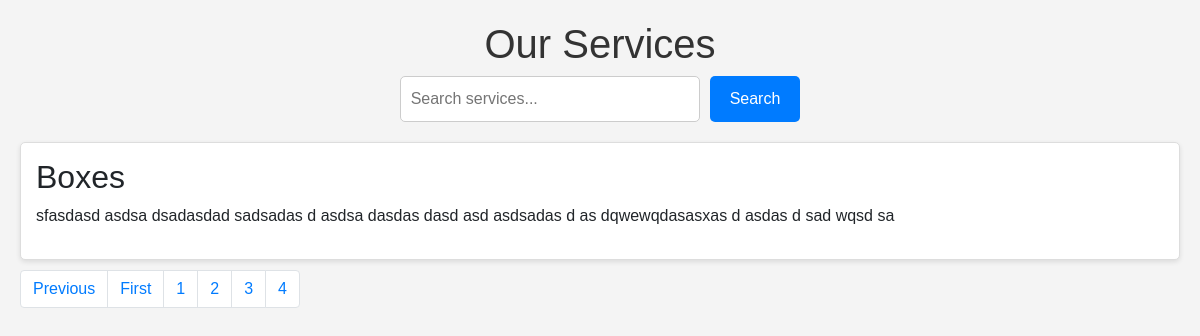
The app's page /new/?page=4 with its own data.
### service/models.py (models this page shows)
class Service(models.Model):
    service_icon = models.CharField(max_length=50)
    service_title = models.CharField(max_length=50)
    service_description = models.TextField()

### wscubetech/views.py (the view)
# urls.py: path('new/', views.new, name="new"),
def new(request):
    st = request.GET.get('servicename')
    if st:
        serviceData = Service.objects.filter(service_title__icontains=st)
    else:
        serviceData = Service.objects.all()
    print(f"Service data: {serviceData}")  # Debugging print
    paginator = Paginator(serviceData, 2)  # Show 2 services per page
    page_number = request.GET.get('page')  # Get the current page number from the URL
    serviceDatafinal = paginator.get_page(page_number)  # Get the services for the current page
    totalpage = serviceDatafinal.paginator.num_pages  # Total number of pages
    totalpagelist = [n+1 for n in range(totalpage)]  # List of page numbers
    data = {
        'serviceData': serviceDatafinal,
        'lastpage': totalpage,
        'totalpagelist': totalpagelist,
    }
    print(f"Final paginated data: {serviceDatafinal}")  # Debugging print
    return render(request, 'new.html', data)

### templates/new.html (shortened to what this page needs)
<!DOCTYPE html>
<html lang="en">
<head>
    <link rel="stylesheet" href="https://cdn.jsdelivr.net/npm/bootstrap@4.0.0/dist/css/bootstrap.min.css">
</head>
<body>
    <h1>Our Services</h1>
    <form method="GET" action="">
        <input type="text" name="servicename" placeholder="Search services..." value="{{ servicename }}">
        <button type="submit">Search</button>
    </form>
    {% if serviceData %}
        {% for service in serviceData %}
            <div class="service">
                <h2>{{ service.service_title | safe }}</h2>
                <p>{{ service.service_description | safe }}</p>
            </div>
        {% endfor %}
    {% else %}
        <p class="no-services">No services found.</p>
    {% endif %}
<nav aria-label="...">
    <ul class="pagination">
        {% if serviceData.has_previous %}
        <li class="page-item">
            <a class="page-link" tabindex="-1" href="/new/?page={{ serviceData.previous_page_number }}">Previous</a>
        </li>
        <li class="page-item">
            <a class="page-link" href="/new/?page=1" tabindex="-1">First</a>
        </li>
        {% endif %}
        {% for page in totalpagelist %}
        <li class="page-item"><a class="page-link" href="/new/?page={{ page }}">{{ page }}</a></li>
        {% endfor %}
    </ul>
</nav>
</body>
</html>

### templates/new.html (style rules this page uses)
body { font-family: Arial, sans-serif; background-color: #f4f4f4; margin: 0; padding: 20px; }
h1 { color: #333; text-align: center; }
form { display: flex; justify-content: center; margin-bottom: 20px; }
input[type="text"] { padding: 10px; font-size: 16px; width: 300px; border: 1px solid #ccc; border-radius: 5px; margin-right: 10px; }
button { padding: 10px 20px; font-size: 16px; background-color: #007bff; color: white; border: none; border-radius: 5px; cursor: pointer; }
.service { background-color: white; border: 1px solid #ddd; border-radius: 5px; padding: 15px; margin: 10px 0; box-shadow: 0 2px 5px rgba(0, 0, 0, 0.1); }

### records on screen
Service: service_title "Boxes", service_description "sfasdasd asdsa dsadasdad sadsadas d asdsa dasdas dasd asd asdsadas d as dqwewqdasasxas d asdas d sad wqsd sa"

### other values on screen
{{ page }} "1" "2" "3" "4"
